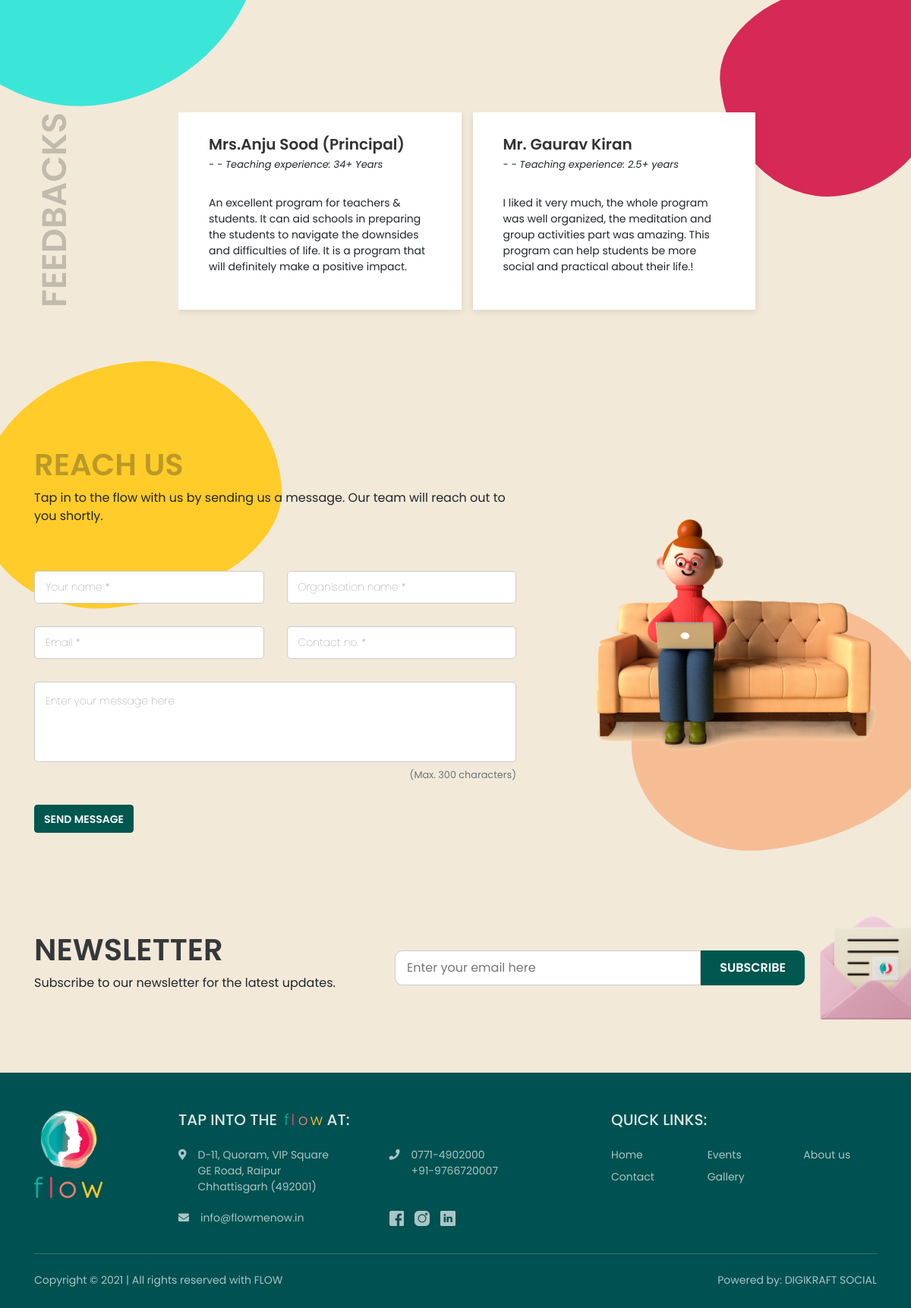
Before: / (lower part) with the older database file.
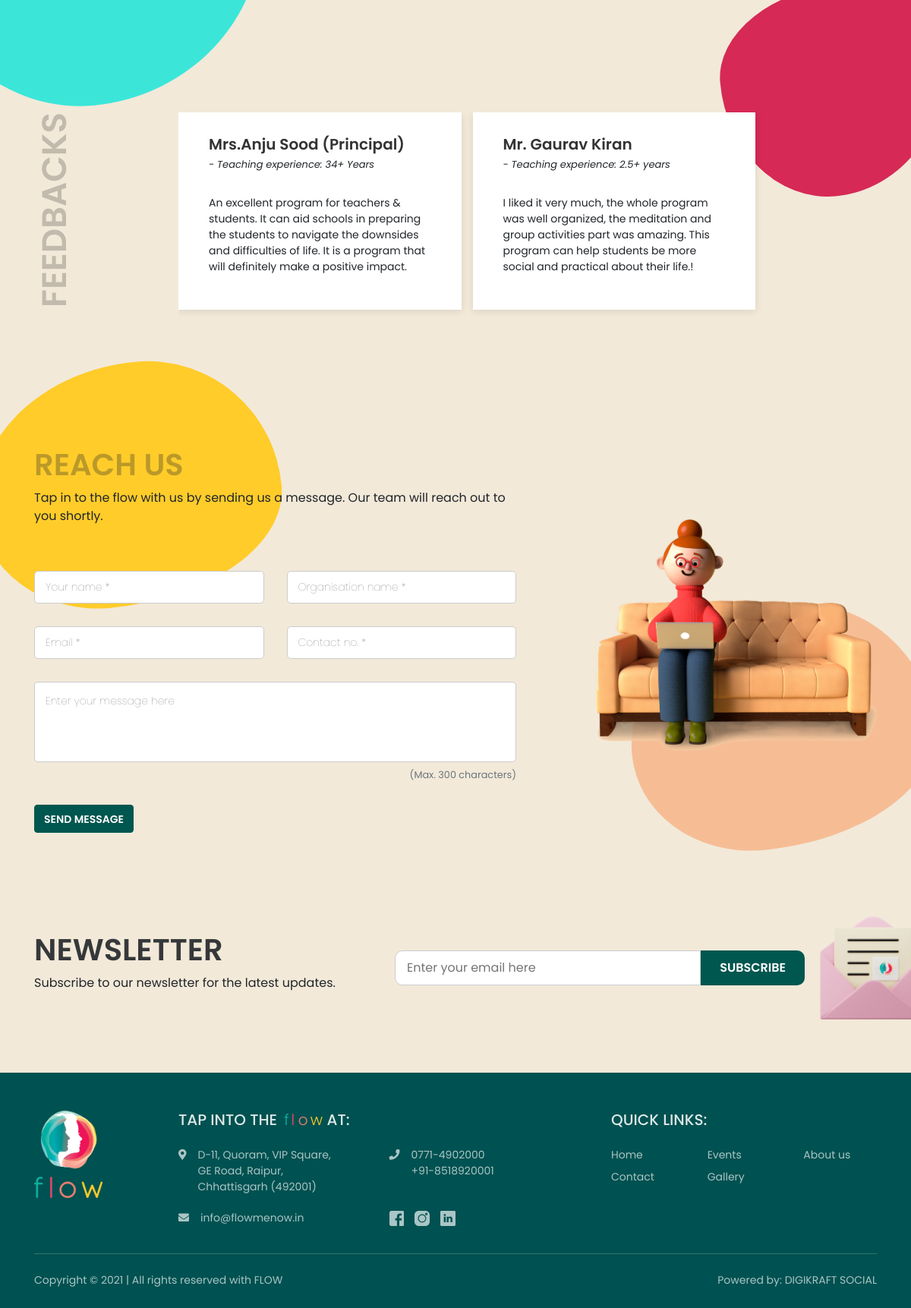
After: the same page with the newer database file.
### tables this page shows
CREATE TABLE `feedbacks` (
  `id` int(11) NOT NULL,
  `name` varchar(150) NOT NULL,
  `help_text` varchar(200) NOT NULL,
  `message` varchar(1000) NOT NULL,
  `created_at` timestamp NOT NULL DEFAULT current_timestamp(),
  `updated_at` timestamp NOT NULL DEFAULT current_timestamp()
);

CREATE TABLE `webprofile` (
  `id` int(11) NOT NULL,
  `email` varchar(80) NOT NULL,
  `phone1` varchar(50) NOT NULL,
  `phone2` varchar(50) NOT NULL,
  `whatsapp_no` varchar(50) NOT NULL,
  `address` text NOT NULL,
  `fblink` varchar(250) NOT NULL,
  `instalink` varchar(250) NOT NULL,
  `linkedinlink` varchar(250) NOT NULL,
  `latitude` varchar(500) NOT NULL,
  `longitude` varchar(500) NOT NULL
);

### application/controllers/Home.php (called while the page is built, shortened)
<?php
class Home extends MY_Controller {
	function __construct(){
		$this->load->model('GetModel','fetch');
		$this->load->model('AddModel','save');
		$this->load->library("pagination");
	}
	public function index(){
		$profile=$this->fetch->getWebProfile();
		$gallery=$this->fetch->getLimitInfo('gallery',5);
		$events=$this->fetch->getLimitInfo('events',4);
		$feedbacks=$this->fetch->getInfo('feedbacks');
		$this->load->view('header',['profile'=>$profile ,
									'gallery' => $gallery,
									'events'=> $events,
									'feedbacks'=> $feedbacks
									]);
		$this->load->view('home');
		$this->load->view('footer');
	}
}

### index.php (called while the page is built, shortened)
<?php
require_once BASEPATH.'core/CodeIgniter.php';

### application/models/GetModel.php (called while the page is built, shortened)
<?php
class GetModel extends CI_Model{
    public function getWebProfile()
    {
        return $this->db->get('webprofile')->row();
    }
    public function getInfo($tbl)
    {
        return $this->db->order_by('id', 'DESC')->get($tbl)->result();
    }
    public function getLimitInfo($tbl,$lim)
    {
        return $this->db->order_by('id', 'DESC')->limit($lim)->get($tbl)->result();
    }
}
?>

### application/views/home.php (the view, shortened to what this page needs)
<section class="gallery-sec" id='gallery'>
    <div class="blobs">
        <div class="blob-teal"></div>
        <div class="blob-pink"></div>
    </div>
    <div class="container">
        <div class="row">
            <div class="col-sm-2 heading">
            </div>
            <div class="col-sm-10">
                <div class="row no-gutters content">
                    <?php foreach($gallery as $g){
                        if($g->img_or_vid=='vid'){?>
                            <a class="col-sm-4 spotlight">
                                <iframe src="<?=$g->img_src?>" frameborder="0" allow="accelerometer; autoplay; clipboard-write; encrypted-media; gyroscope; picture-in-picture" allowfullscreen></iframe>
                            </a>
                        <?php } else{?>
                            <a href="<?=base_url('assets/images/').$g->img_src?>" class="col-sm-4 spotlight">
                            </a>
                        <?php } }?>
                </div>
            </div>
        </div>
    </div>
</section>
<section class="feedbacks-sec" id='feedbacks'>
    <div class="container">
        <div class="row">
            <div class="col-sm-2 heading">
                <h1>FEEDBACKS</h1>
            </div>
            <div class="col-sm-10">
                <div class="feedback-container owl-carousel owl-theme">
                    <?php foreach($feedbacks as $f){?>
                        <div class="feedback wow slideInRight" data-wow-offset="200">
                            <h3 class="sans"><?=$f->name?></h3>
                            <em>- <?=$f->help_text?></em>
                            <p class="msg">
                                <?=$f->message?>
                            </p>
                        </div>
                    <?php }?>
                </div>
            </div>
        </div>
    </div>
</section>

### application/views/header.php (shortened to what this page needs)
<!DOCTYPE html>
<html lang="en">
<head>
    <link rel="stylesheet" href="https://stackpath.bootstrapcdn.com/bootstrap/4.5.2/css/bootstrap.min.css">
    <link rel="stylesheet" href="https://cdnjs.cloudflare.com/ajax/libs/font-awesome/5.15.1/css/all.min.css"/>
    <link rel="stylesheet" href="<?=base_url()?>assets/css/float_label.css">
    <link rel="stylesheet" href="<?=base_url()?>assets/css/owl.carousel.min.css">
    <link rel="stylesheet" href="<?=base_url()?>assets/css/owl.theme.default.min.css">
    <link rel="stylesheet" href="<?=base_url()?>assets/css/nav.css">
    <link rel="stylesheet" href="<?=base_url()?>assets/css/style.css">
</head>
<body>

### application/views/footer.php (shortened to what this page needs)
    <section class="contact-sec" id='contact'>
        <div class="blobs">
            <div class="blob-yellow"></div>
        </div>
        <div class="container">
            <div class="row flex-wrap-reverse">
               <div class="col-sm-7 form-con">
                   <h1>REACH US</h1>
                   <p>Tap in to the flow with us by sending us a message. Our team will reach out to you shortly.</p>
                   <form class="" action="<?=base_url('enquire')?>" method="POST">
                        <div class="row justify-content-between">
                            <div class="col-md-6 mb-sm-0 mb-4 float-group">
                                <input name="name" type="text" class="" required>
                                <label for="pname">Your name *</label>
                            </div>
                            <div class="col-md-6 mb-sm-0 mb-4 float-group">
                                <input name="org_name" type="text" required>
                                <label for="pname">Organisation name *</label>
                            </div>
                            <div class="col-md-6 mb-sm-0 mb-4 float-group">
                                <input name="email" type="email" required>
                                <label for="pname">Email *</label>
                            </div>
                            <div class="col-md-6 mb-sm-0 mb-4 float-group">
                                <input name="phone" type="text" required>
                                <label for="pname">Contact no. *</label>
                            </div>
                            <div class="col-12 float-group">
                                <textarea name="message" rows="4" maxlength="300"></textarea>
                                <label for="pname">Enter your message here</label>
                            <small class="d-block text-right text-muted"> (Max. 300 characters)</small>
                            </div>
                        </div>
                        <button type="submit" class="btn"> SEND MESSAGE </button>
                    </form>
               </div>
               <div class="col-sm-5 image mb-sm-0 mb-5">
                   <img src="<?=base_url()?>assets/images/5.png" alt="">
               </div>
            </div>
        </div>
    </section>
    <section class="newsletter">
        <div class="env">
            <img src="<?=base_url()?>assets/images/newsletter.png" alt="">
        </div>
        <div class="container">
            <div class="row align-items-center">
                <div class="col-sm-5">
                    <h1>NEWSLETTER</h1>
                    <p>Subscribe to our newsletter for the latest updates.</p>
                </div>
                <div class="col-sm-6">
                    <form action="<?=base_url('subscribe')?>" method="POST">
                        <div class="input-grp">
                            <input type="email" name="email" placeholder="Enter your email here" required>
                            <button type="submit">SUBSCRIBE</button>
                        </div>
                    </form>
                </div>
            </div>
        </div>
    </section>
    <footer>
        <div class="container">
            <div class="row">
                <div class="col-sm-2 mb-sm-0 mb-5">
                    <img src="<?=base_url()?>assets/images/flow-logo.png" alt="">
                </div>
                <div class="col-sm-6 mb-sm-0 mb-5">
                    <h5 class="mb-sm-4 mb-3">TAP INTO THE <span class="flow-mark ml-1">
                        <span class="o mr-2">o</span>
                        <span class="w ">w</span>
                    </span> &nbsp; AT:</h5>
                    <div class="row ml-0">
                        <div class="col-sm-6 info">
                            <div class="row flex-nowrap">
                                <div class=""><i class="fa fa-map-marker-alt"></i></div>
                                <div class="col">
                                    <?=nl2br($profile->address)?>
                                </div>
                            </div>
                        </div>
                        <div class="col-sm-6 info">
                            <div class="row flex-nowrap">
                                <div class=""><i class="fa fa-phone"></i></div>
                                <div class="col">
                                    <?=$profile->phone1?>
                                    <br>
                                    <?=$profile->phone2?>
                                </div>
                            </div>
                        </div>
                        <div class="col-sm-6 info">
                            <div class="row flex-nowrap">
                                <div class=""><i class="fa fa-envelope"></i></div>
                                <div class="col">
                                    <?=$profile->email?>
                                </div>
                            </div>
                        </div>
                        <div class="col-sm-6 ">
                            <div class="row flex-nowrap">
                                <div class="">
                                   <a target="_blank" href="<?=$profile->fblink?>">
                                    </a>
                                   <a target="_blank"  href="<?=$profile->instalink?>">
                                   </a>
                                   <a target="_blank"  href="<?=$profile->linkedinlink?>">
                                   </a>
                                </div>
                            </div>
                        </div>
                    </div>
                </div>
                <div class="col-sm-4 mb-sm-0 mb-2">
                    <h5 class="mb-sm-4 mb-3">QUICK LINKS:</h5>
                    <div class="row">
                        <a href="<?=base_url()?>" class="col-4 mb-2">Home</a>
                        <a href="<?=base_url('events')?>" class="col-4 mb-2">Events</a>
                        <a href="<?=base_url('about-us')?>" href="about.html" class="col-4 mb-2">About us</a>
                        <a href="<?=base_url('contact-us')?>" class="col-4 mb-2">Contact</a>
                        <a href="<?=base_url('gallery')?>" class="col-4 mb-2">Gallery</a>
                    </div>
                </div>
            </div>
            <hr>
            <div class="row mt-4">
                <div class="col-sm-6 text-sm-left text-center">
                    <p>Copyright &copy; <?=date('Y')?> | All rights reserved with FLOW</p>
                </div>
                <div class="col-sm-6 text-sm-right text-center">
                    <p>
                        Powered by: <a href="http://digikraftsocial.com">DIGIKRAFT SOCIAL</a>
                    </p>
                </div>
            </div>
        </div>
    </footer>
</body>
</html>

### assets/css/float_label.css (style rules this page uses)
.float-group { position:relative; }
.contact-sec input + label { position:absolute; left:30px; top:50%; transform: translateY(-50%); transition:all 0.3s; color:#666; font-weight:lighter; cursor: text; pointer-events: none; font-size: 14px; }
.contact-sec textarea + label { position:absolute; left:30px; top:15px; transition:all 0.3s; color:#666; font-weight:lighter; cursor: text; pointer-events: none; font-size: 14px; }

Changed rows visible on the page:
changed feedbacks "Mrs.Anju Sood (Principal)": help_text "- Teaching experience: 34+ Years" → "Teaching experience: 34+ Years"
changed feedbacks "Mr. Gaurav Kiran": help_text "- Teaching experience: 2.5+ years" → "Teaching experience: 2.5+ years"
changed webprofile "info@flowmenow.in": address "D-11, Quoram, VIP Square GE Road, Raipur Chhattisgarh (492001)" → "D-11, Quoram, VIP Square, GE Road, Raipur, Chhattisgarh (492001)"; phone2 "+91-9766720007" → "+91-8518920001"
